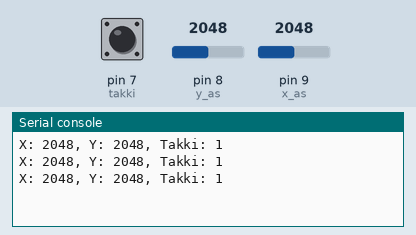
Simulated run of this program. Board: MicroPython board. On the bench: the last lines printed to the serial console. Inputs (shaded band) come from the test bench; at power-on: pin 8 (y_as) = 2048, pin 9 (x_as) = 2048, pin 7 (takki) HIGH (analog values on the 0–4095 scale).

Above: at 1.2 s.
1.3 s: pin 8 (y_as) set to 2866
At 1.9 s:
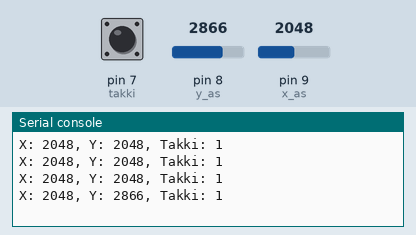
2.8 s: pin 9 (x_as) set to 2866
At 3.4 s:
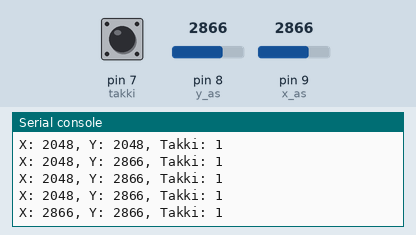
4.3 s: pin 7 (takki) pulled LOW for 0.6 s
At 4.9 s:
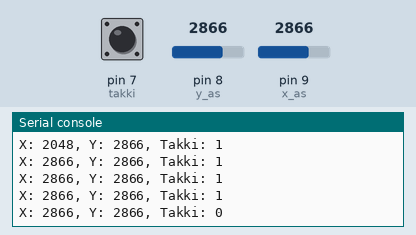
6.4 s: pin 8 (y_as) set to 3603
At 6.9 s:
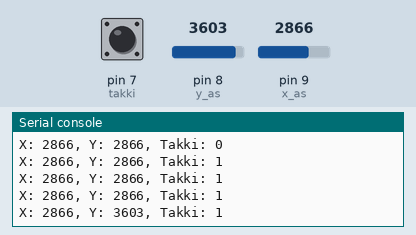
7.9 s: pin 7 (takki) pulled LOW for 1 s
At 8.4 s:
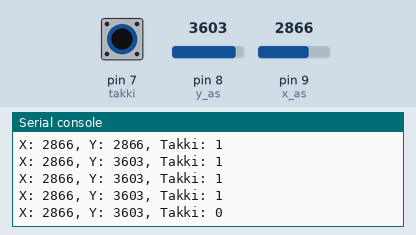
10.4 s: pin 9 (x_as) set to 3603
At 10.9 s:
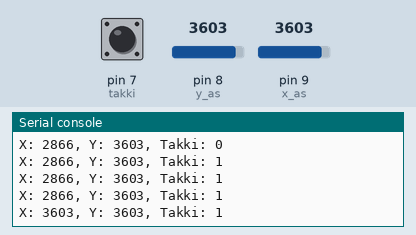
Timing chart, 0 to 12.9 s (numbered marks = the images above; inputs shaded):
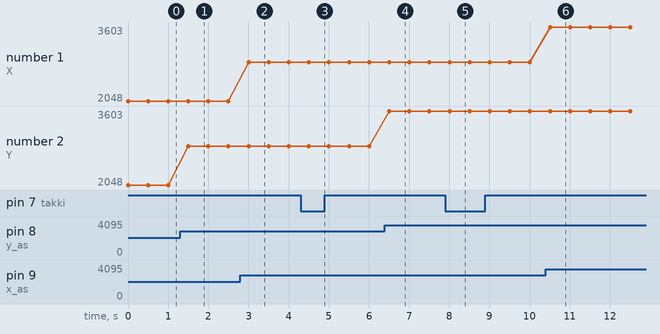

Measured:
- after the input at 1.3 s, the serial console: prints a new line after 0.20 s (image 1)
- after the input at 2.8 s, the serial console: prints a new line after 0.20 s (image 2)
- after the input at 4.3 s, the serial console: prints a new line after 0.20 s (image 3)
- after the input at 6.4 s, the serial console: prints a new line after 0.11 s (image 4)
- after the input at 7.9 s, the serial console: prints a new line after 0.11 s (image 5)
- after the input at 10.4 s, the serial console: prints a new line after 0.11 s (image 6)
- plotted number 2: 2048 → 2866 after the input at 1.3 s, 2866 → 3603 after the input at 6.4 s

The program:

main.py
```python
from machine import Pin, ADC
from time import sleep_ms

x_as = ADC(Pin(9), atten=ADC.ATTN_11DB)
y_as = ADC(Pin(8), atten=ADC.ATTN_11DB)
takki = Pin(7, Pin.IN, Pin.PULL_UP)

while True:
    print(f"X: {x_as.read()}, Y: {y_as.read()}, Takki: {takki.value()}")
    sleep_ms(500)
```
